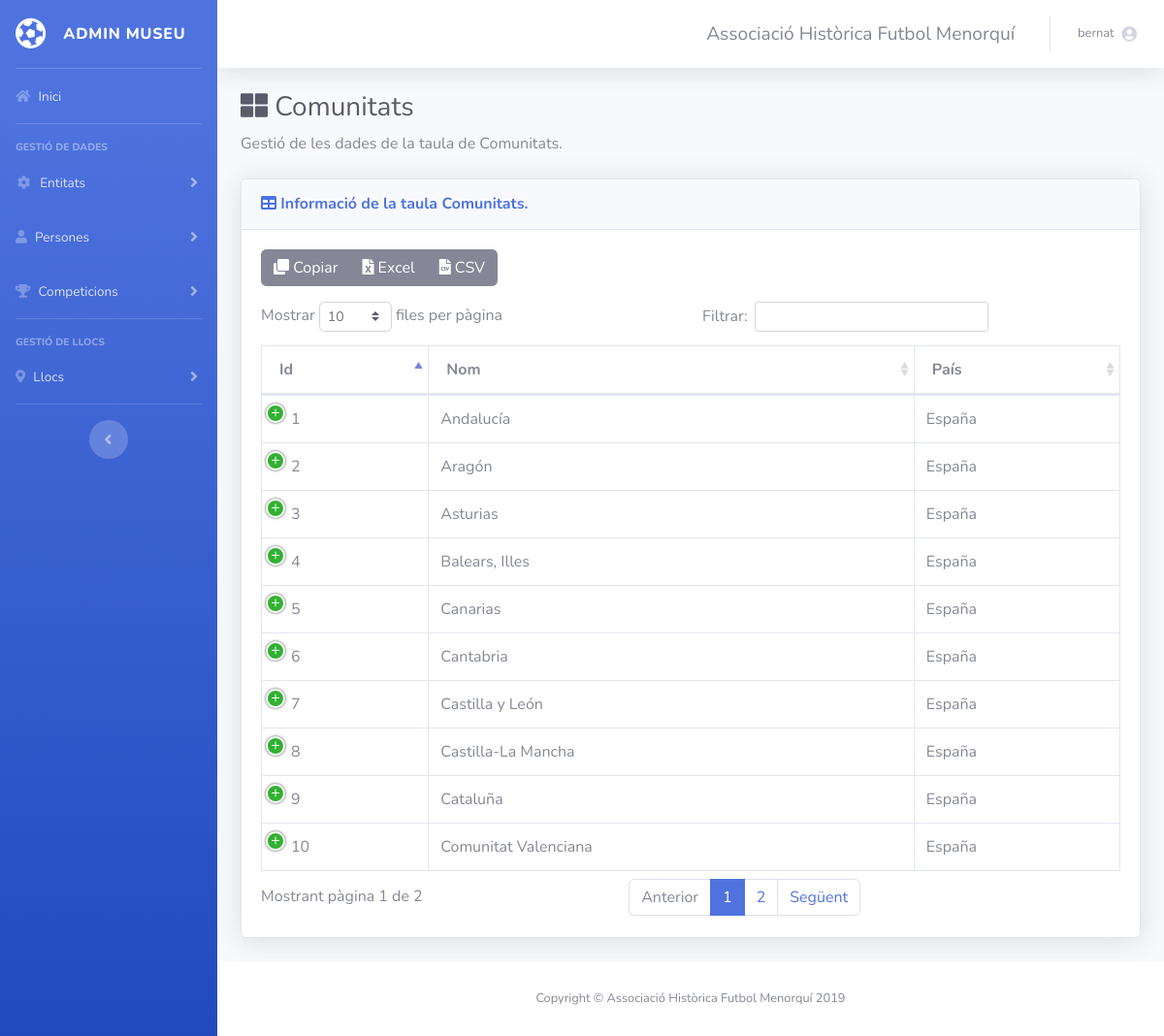
/comunitats.php (signed in), run on the app's committed database.
### tables this page shows
CREATE TABLE `comunitats` (
  `id` int(11) NOT NULL,
  `nom` varchar(200) DEFAULT NULL,
  `paisos_id` int(11) DEFAULT NULL
);

CREATE TABLE `paisos` (
  `id` int(11) NOT NULL,
  `nom` varchar(100) DEFAULT NULL,
  `continents_id` int(11) DEFAULT NULL,
  `nom_eng` varchar(100) NOT NULL
);

### comunitats.php (the view, shortened to what this page needs)
<?php include("common/head.php") ?>
<?php require_once('connexions/connexio01.php'); ?>
<?php
$nomTaula = "Comunitats";
?>
<body id="page-top">
  <div id="wrapper">
    <?php include("common/navigation.php") ?>
    <div id="content-wrapper" class="d-flex flex-column">
      <div id="content">
        <?php include("common/notifications.php") ?>
        <div class="container-fluid">
          <h1 class="h3 mb-2 text-gray-800"><i class="fas fa-th-large"></i> <?php echo $nomTaula; ?></h1>
          <p class="mb-4">Gestió de les dades de la taula de <?php echo $nomTaula; ?>.</p>
          <div class="card shadow mb-4">
            <div class="card-header py-3">
              <h6 class="m-0 font-weight-bold text-primary"><i class="fa fa-table"></i> Informació de la taula <?php echo $nomTaula; ?>.</h6>
            </div>
            <div class="card-body">
              <div class="row" id="zona-botons">
                  <div class=" col-md-6">
                  </div>
                  <div class="col-md-6">
                  </div>
              </div>
              <div class="table-responsive overflow-hidden">
                <table class="table table-bordered" id="dt" width="100%" cellspacing="0">
                  <thead>
                    <tr>
                      <th>Id</th>
                      <th>Nom</th>
                      <th>País</th>
                    </tr>
                  </thead>
                  <tbody>
                        <?php
                        $query_rsGrups = "SELECT c.id as id, c.nom as nom, p.nom as pais , p.id as pais_id
                                          FROM comunitats c, paisos p
                                          WHERE c.paisos_id=p.id
                                          ORDER BY nom ASC";
                        $rs = mysqli_query($con01, $query_rsGrups) or die("Error: ".mysqli_error($con01));
                        while ($row = mysqli_fetch_array($rs)){
                        ?>
                        <tr>
                            <td><?php echo $row['id']; ?></td>
                            <td><?php echo ($row['nom']); ?></td>
                            <td><?php echo ($row['pais']); ?></td>
                        </tr>
                        <?php
                            }
                        ?>
                  </tbody>
                </table>
              </div>
            </div>
          </div>
        </div>
      </div>
      <?php include("common/footer.php") ?>
    </div>
  </div>
</body>
</html>

### data on the page
comunitats: id "1", nom "Andalucía", paisos.nom "España"
comunitats: id "2", nom "Aragón", paisos.nom "España"
comunitats: id "3", nom "Asturias", paisos.nom "España"
comunitats: id "4", nom "Balears, Illes", paisos.nom "España"
comunitats: id "5", nom "Canarias", paisos.nom "España"
comunitats: id "6", nom "Cantabria", paisos.nom "España"
comunitats: id "7", nom "Castilla y León", paisos.nom "España"
comunitats: id "8", nom "Castilla-La Mancha", paisos.nom "España"
comunitats: id "9", nom "Cataluña", paisos.nom "España"
comunitats: id "10", nom "Comunitat Valenciana", paisos.nom "España"

### other printed values
$_SESSION['username'] "bernat"
$nomTaula "Comunitats"
